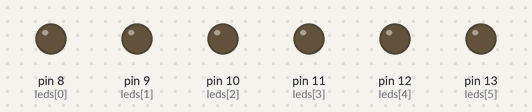
A sketch run on a simulated Arduino Uno, built with avr-gcc and run on an emulated ATmega328P. On the bench: output pins drawn as LEDs (lit = HIGH).

Above: at 0.05 s.
At 2.75 s:
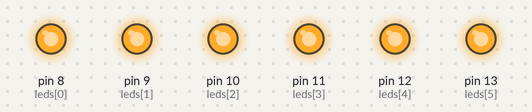
Timing chart, 0 to 3.0 s (numbered marks = the images above):
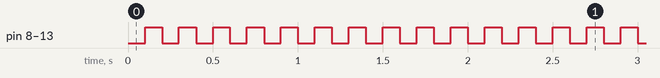

Measured:
- by itself, pin 8 (leds[0]), pin 9 (leds[1]), pin 10 (leds[2]), pin 11 (leds[3]), pin 12 (leds[4]), pin 13 (leds[5]): alternates HIGH for 0.10 s and LOW for 0.10 s

The sketch:

startMilis.ino
```cpp
const int leds[] = {8, 9, 10, 11, 12, 13};
int LED_state = LOW;
const int ledCount = 6;
unsigned long previous_time = 0;
const long LED_Duration = 100;

void setup() {
  Serial.begin(9600);
  for (int i = 0; i < ledCount; i++)
  {
    pinMode(leds[i], OUTPUT);
  }

}

void loop() {
  unsigned long current_time = millis();
  if (current_time - previous_time >= LED_Duration)
  {
    previous_time = current_time;
    if (LED_state == LOW)
    {
      LED_state = HIGH;
    }
    else
    {
      LED_state = LOW;
    }
    all(LED_state);
  }


}

void all(int state)
{
  for (int i = 0; i < ledCount; i++)
  {
    digitalWrite(leds[i], state);
  }
}

void allOn()
{
  for (int i = 0; i < ledCount; i++)
  {
    digitalWrite(leds[i], HIGH);
  }
}

void allOff()
{
  for (int i = 0; i < ledCount; i++)
  {
    digitalWrite(leds[i], LOW);
  }
}
```
